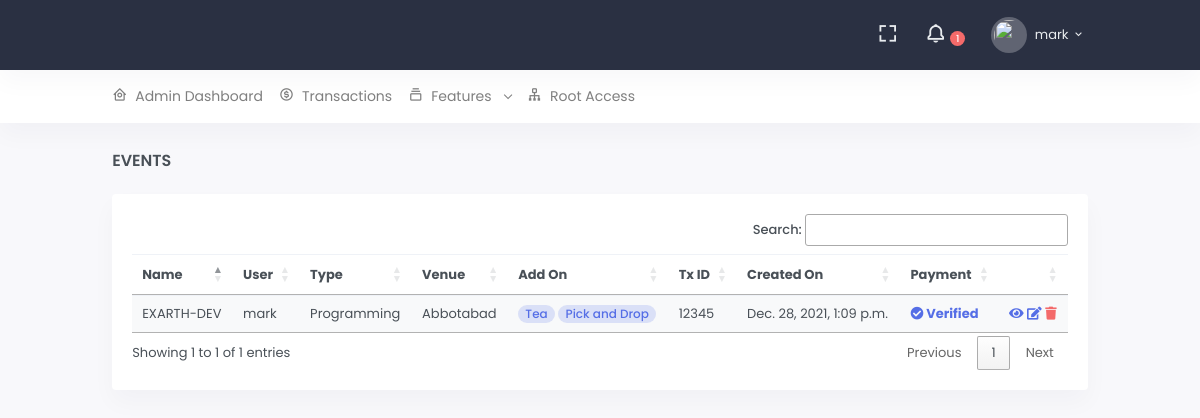
Page /a/event/ (signed in) on the committed database.
### src/accounts/models.py (models this page shows, shortened)
class User(AbstractUser):
    GENDER_CHOICE = (
        ('m', 'Male'),
        ('f', 'Female'),
        ('o', 'Other'),
    )
    is_customer = models.BooleanField(default=False, help_text="This account belongs to customer")
    profile_image = models.ImageField(
        null=True, blank=True,
        upload_to='images/profiles/',
        verbose_name="Profile Picture", help_text="Profile image must be 150*150 in size of png, jpg or jpeg"
    )
    gender = models.CharField(max_length=1, null=True, blank=True, choices=GENDER_CHOICE)
    about = models.TextField(null=True, blank=True, help_text="Tell us something interesting about yourself")
    address = models.TextField(blank=True, null=True)
    phone_number = models.CharField(max_length=15, null=True, blank=True)
    class Meta:
        verbose_name_plural = "Users"
    def __str__(self):
        return self.username

### src/portals/admins/models.py (models this page shows, shortened)
class Event(models.Model):
    name = models.CharField(max_length=255)
    user = models.ForeignKey('accounts.User', on_delete=models.CASCADE)
    event_type = models.ForeignKey('EventType', on_delete=models.SET_NULL, null=True, blank=False)
    venue = models.ForeignKey('Venue', on_delete=models.SET_NULL, null=True, blank=False)
    add_ons = models.ManyToManyField(AddOn)
    no_of_persons = models.PositiveIntegerField(default=0)
    no_of_chairs = models.PositiveIntegerField(default=100)
    event_charge = models.FloatField(default=1000)
    venue_charge = models.FloatField(default=500)
    tax_charge = models.FloatField(default=100)
    total_charge = models.FloatField(default=0)
    transaction_id = models.CharField(
        max_length=1000, null=False, blank=False,
        help_text="Enter transaction id here, transaction id will be provided by your service provider "
                  "i.e EasyPaisa provide you through sms over a successful transaction", unique=True
    )
    is_paid = models.BooleanField(default=False)
    is_active = models.BooleanField(default=True)
    created_on = models.DateTimeField(auto_now_add=True)
    event_date = models.DateTimeField()
    class Meta:
        verbose_name_plural = "Events"

class EventType(models.Model):
    name = models.CharField(max_length=255)
    description = models.TextField(null=True, blank=True)
    is_active = models.BooleanField(default=True)
    class Meta:
        ordering = ['-id']
    def __str__(self):
        return self.name

class Venue(models.Model):
    name = models.CharField(max_length=255)
    description = models.TextField(null=True, blank=True)
    is_active = models.BooleanField(default=True)
    class Meta:
        ordering = ['-id']
    def __str__(self):
        return self.name

class AddOn(models.Model):
    name = models.CharField(max_length=255)
    price = models.FloatField(null=False, blank=False)
    description = models.TextField(null=True, blank=True)
    is_active = models.BooleanField(default=True)
    class Meta:
        verbose_name_plural = 'Add Ons'
        ordering = ['-id']

### src/portals/admins/views.py (the view)
# urls.py: path('event/', EventListView.as_view(), name='event-list-view'),
class EventListView(ListView):
    queryset = Event.objects.all()

### src/portals/admins/templates/admins/event_list.html (shortened to what this page needs)
{% extends 'core/base.html' %}
{% load static %}
{% block page_heading %}
    Events
{% endblock %}
{% block base_links %}
    <link rel="stylesheet" href="https://cdn.datatables.net/1.10.22/css/jquery.dataTables.min.css">
    <link rel="stylesheet" href="https://cdn.datatables.net/buttons/1.6.5/css/buttons.dataTables.min.css">
{% endblock %}
{% block content %}
    <div class="card">
        <div class="card-body">
            {% if event_list %}
                <div class="table-responsive">
                    <table class="table table-hover table-striped">
                        <thead>
                        <tr>
                            <th>Name</th>
                            <th>User</th>
                            <th>Type</th>
                            <th>Venue</th>
                            <th>Add On</th>
                            <th>Tx ID</th>
                            <th>Created On</th>
                            <th>Payment</th>
                            <th></th>
                        </tr>
                        </thead>
                        <tbody class="">
                        {% for row in event_list %}
                            <tr>
                                <td>{{ row.name }}</td>
                                <td>{{ row.user }}</td>
                                <td>{{ row.event_type }}</td>
                                <td>{{ row.venue }}</td>
                                <td>
                                    {% for add_on in row.add_ons.all %}
                                        <span class="badge badge-pill badge-soft-primary font-size-12">{{ add_on.name }}</span>
                                    {% endfor %}
                                </td>
                                <td>{{ row.transaction_id }}</td>
                                <td>{{ row.created_on }}</td>
                                <td>
                                    {% if row.is_paid %}
                                        <b class="text-success">
                                            <a href="#">
                                                <i class="fa fa-check-circle"></i> Verified
                                            </a>
                                        </b>
                                    {% else %}
                                        <b>
                                            <a href="#" class="text-danger">
                                                <i class="fa fa-times-circle"></i> Not Verified
                                            </a>
                                        </b>
                                    {% endif %}
                                </td>
                                <td>
                                    <a href="{% url 'admin-portal:event-detail-view' row.pk %}">
                                        <i class="fa fa-eye"></i></a>
                                    <a href="{% url 'admin-portal:event-update-view' row.pk %}">
                                        <i class="fa fa-edit"></i></a>
                                    <a class="text-danger"
                                       href="{% url 'admin-portal:event-delete-view' row.pk %}">
                                        <i class="fa fa-trash"></i></a>
                                </td>
                            </tr>
                        {% endfor %}
                        </tbody>
                    </table>
                </div>
            {% else %}
                <p>
                <h5 class="card-title text-danger">No Event Types added by administration.</h5>
                </p>
            {% endif %}
        </div>
    </div>
{% endblock %}

### templates/core/base_head.html (shortened to what this page needs)
{% load static %}
<header id="page-topbar">
    <div class="navbar-header">
        <div class="d-flex">
            <div class="navbar-brand-box">
            </div>
        </div>
        <div class="d-flex">
            <div class="dropdown d-none d-lg-inline-block ml-1">
                <button type="button" class="btn header-item noti-icon waves-effect" data-toggle="fullscreen">
                    <i class="bx bx-fullscreen"></i>
                </button>
            </div>
            <div class="dropdown d-inline-block">
                <button type="button" class="btn header-item noti-icon waves-effect"
                        id="page-header-notifications-dropdown"
                        data-toggle="dropdown" aria-haspopup="true" aria-expanded="false">
                    <i class="bx bx-bell bx-tada"></i>
                    <span class="badge badge-danger badge-pill">
                        1
                    </span>
                </button>
            </div>
            <div class="dropdown d-inline-block">
                <button type="button" class="btn header-item waves-effect" id="page-header-user-dropdown"
                        data-toggle="dropdown" aria-haspopup="true" aria-expanded="false">
                    {% if request.user.profile_image %}
                        <img class="rounded-circle header-profile-user" src="{% static 'images/user.png' %}" alt="Header Avatar">
                    {% else %}
                         <img class="rounded-circle header-profile-user" src="{% static 'images/user.png' %}">
                    {% endif %}
                    <span class="d-none d-xl-inline-block ml-1">{{ request.user.username }}</span>
                    <i class="mdi mdi-chevron-down d-none d-xl-inline-block"></i>
                </button>
            </div>
        </div>
    </div>
</header>
<div class="topnav">
    <div class="container-fluid">
        <nav class="navbar navbar-light navbar-expand-lg topnav-menu">
            <div class="collapse navbar-collapse" id="topnav-menu-content">
                <ul class="navbar-nav">
                    {% if request.user.is_authenticated %}
                        {% if request.user.is_superuser %}
                            {% include 'core/include/admin_header.html' %}
                        {% elif request.user.is_staff %}
                            {% include 'core/include/organizer_header.html' %}
                        {% else %}
                            {% include 'core/include/customer_header.html' %}
                        {% endif %}
                    {% endif %}
                </ul>
            </div>
        </nav>
    </div>
</div>

### rows in the picture
User: user.username "mark"
Event: name "EXARTH-DEV", user "mark", event_type "Programming", venue "Abbotabad", transaction_id "12345", created_on "Dec. 28, 2021, 1:09 p.m.", is_paid True (drawn)
AddOn: name "Tea"
AddOn: name "Pick and Drop"
